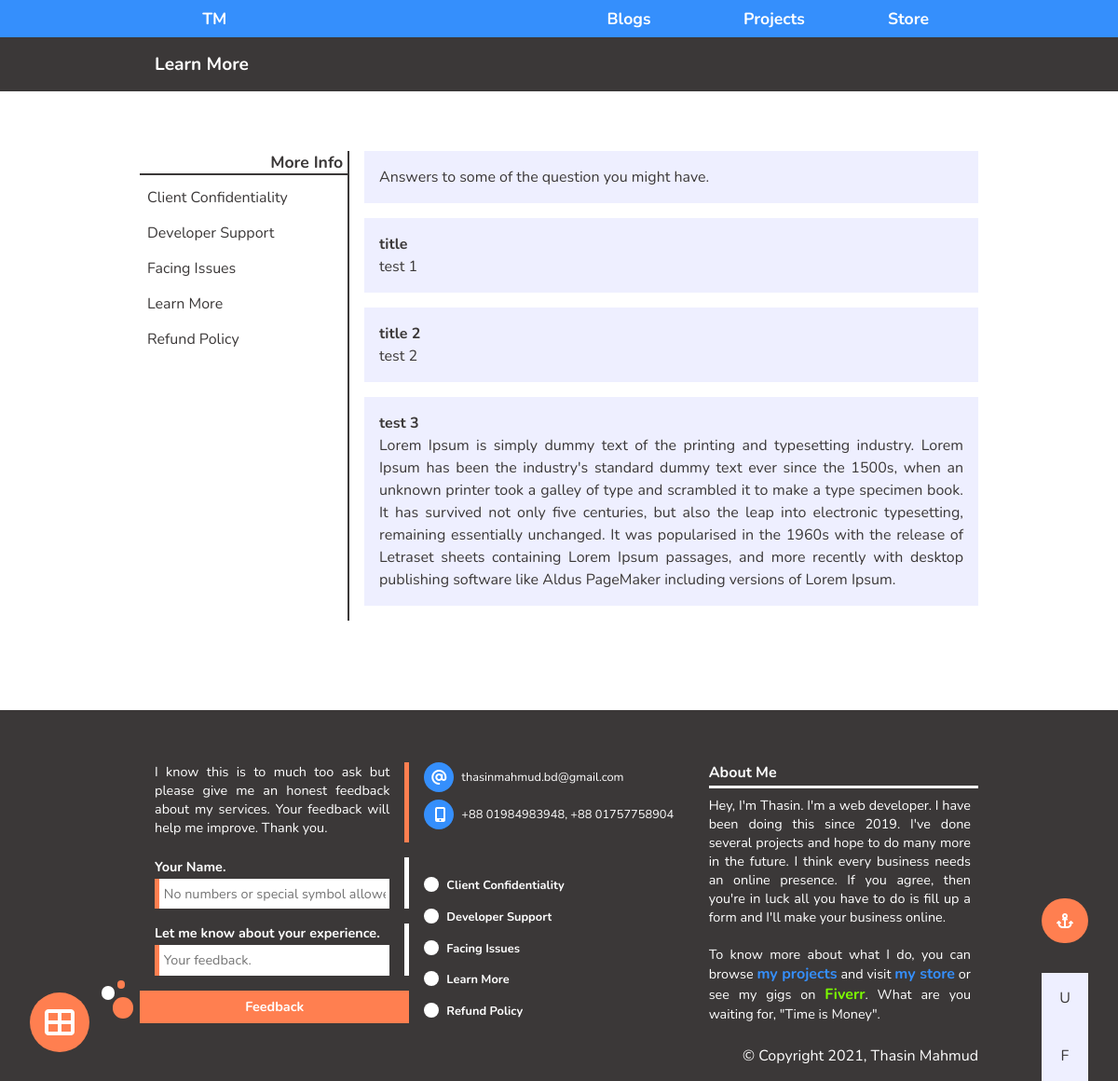
The page /666.4_learn_more.php on the database its author committed.
### tables this page shows
CREATE TABLE `learn_more_table` (
  `learn_more_article_id` int(11) NOT NULL,
  `learn_more_article_title` varchar(50) NOT NULL,
  `learn_more_article` text NOT NULL
);

CREATE TABLE `basic_info_table` (
  `id` int(11) NOT NULL,
  `name` varchar(30) NOT NULL,
  `about` text NOT NULL,
  `email` varchar(50) NOT NULL,
  `number_1` varchar(20) NOT NULL,
  `number_2` varchar(20) NOT NULL,
  `fb` varchar(100) NOT NULL,
  `fb_page` varchar(100) NOT NULL,
  `insta` varchar(100) NOT NULL,
  `linkedin` varchar(100) NOT NULL,
  `pinterest` varchar(100) NOT NULL,
  `github` varchar(100) NOT NULL,
  `fiverr` varchar(100) NOT NULL
);

### Dynamic/CRUD_dynamic.php (called while the page is built, shortened)
<?php
class Database{
    public function connect(){
        $this->host_name = "localhost";
        $this->user_name = "root";
        $this->password = "";
        $this->database_name = "personal_portfolio";
        $connection = mysqli_connect($this->host_name, $this->user_name, $this->password, $this->database_name);
        if($connection == false){
            mysqli_connect_error();
            die("We have a problem! Check CRUD_dynamic.");
        }
        else{
            return $connection;
        }
    }
    public function read($query){
        $con = $this->connect();
        $result =mysqli_query($con, $query);
            if(!$result){
                return false;
            }
            else{
                return $result;
            }
    }
}
?>

### 666.4_learn_more.php (the view, shortened to what this page needs)
<?php include 'Dynamic/actions_dynamic.php'; ?>
<!doctype html>
<html lang="en">
  <head>
    <link rel="stylesheet" href="Design/Owl_carousel/owl.carousel.css">
    <link rel="stylesheet" href="Design/Owl_carousel/owl.theme.green.css">
    <link rel="stylesheet" href="Design/Global/00_basic_style.css">
    <link rel="stylesheet" href="Design/Global/01_header_style.css">
    <link rel="stylesheet" href="Design/Global/02_navbar_style.css">
    <link rel="stylesheet" href="Design/Global/03_forms_style.css">
    <link rel="stylesheet" href="Design/Global/04_footer_style.css">
    <link rel="stylesheet" href="Design/Global/05_side_bar_style.css">
    <link rel="stylesheet" href="Design/Global/06_anchor_bar_style.css">
    <link rel="stylesheet" href="Design/Global/07_policy_style.css">
    <link rel="stylesheet" href="Design/frame_style.css">
    <link rel="stylesheet" href="Design/Responsive/01_header_res.css">
    <link rel="stylesheet" href="Design/Responsive/02_navbar_res.css">
    <link rel="stylesheet" href="Design/Responsive/frame_res.css">
    <link rel="stylesheet" href="Design/Responsive/04_footer_res.css">
    <link rel="stylesheet" href="https://unpkg.com/aos@next/dist/aos.css" />
  </head>
  <body>
    <?php include 'Includable_portions/02_navbar.php'; ?>
    <div class="secondary_navbar_container">
        <div class="secondary_navbar">
            <p class="sub_page_name" id="U">Learn More</p>
        </div>
    </div>
    <div class="frame_container">
        <div class="frame">
            <?php include 'Includable_portions/666.0_frame_left_section.php'; ?>
            <div class="frame_right_section">
                   <p class="policy_design">Answers to some of the question you might have.</p>
                    <div>
                        <?php
                        $query_to_read_learn_more_table = "SELECT * FROM learn_more_table;";
                        $read_learn_more = new Database();
                        $learn_more = $read_learn_more->read($query_to_read_learn_more_table);
                        foreach($learn_more as $row){
                        ?>
                        <p class="policy_design policy"><span class="title"><b><?php echo $row['learn_more_article_title'] ?></b></span><br><?php echo $row['learn_more_article'] ?></p>
                        <?php } ?>
                    </div>
            </div>
        </div>
    </div>
    <?php include 'Includable_portions/03_fixed_sidebar.php'; ?>
    <div class="fixed_anchor_btns">
       <p><i class="fas fa-anchor"></i></p>
       <div class="fixed_target_btns">
            <a href="#U" class="anchor_btn up">U</a>
            <a href="#F" class="anchor_btn feedback">F</a>
       </div>
    </div>
    <?php include 'Includable_portions/04_footer.php'; ?>
  </body>
</html>

### Includable_portions/04_footer.php
<footer>
    <div class="footer_container" id="F">
       <div class="footer_top">
           <form action="Dynamic/actions_dynamic.php" method="post" class="feedback_form">
               <p>I know this is to much too ask but please give me an honest feedback about my services. Your feedback will help me improve. Thank you.</p>
               <div class="feedback_form_section">
                   <label class="label feedback_label" for="feedback">Your Name.</label>
                   <input class="input feedback_input" type="text" name="feedback_provider" required placeholder="No numbers or special symbol allowed.">
               </div>
               <div class="feedback_form_section">
                   <label class="label feedback_label" for="feedback">Let me know about your experience.</label>
                   <input class="input feedback_input" type="text" name="feedback" required placeholder="Your feedback.">
               </div>
               <button class="feedback_btn" name="feedback_btn" type="submit">Feedback</button>
           </form>
           <div class="footer_middle">
            <?php
                    $query_to_read_basic_info = "SELECT * FROM basic_info_table;";
                    $read_basic_info = new Database();
                    $basic_info = $read_basic_info->read($query_to_read_basic_info);
                    while($row = mysqli_fetch_assoc($basic_info)){
                        $data[] = $row;
                    }
            ?>
               <div class="footer_info">
                     <div>
                       <i class="fas fa-at footer_info_email"></i><p><?php echo $data[0]['email']; ?></p>
                     </div>
                     <div>
                       <i class="fas fa-mobile-alt footer_info_mobile"></i><p>+88 <?php echo $data[0]['number_1']; ?>, +88 <?php echo $data[0]['number_2']; ?></p>
                     </div>
               </div>
               <div class="footer_ancors">
                   <a class="footer_ancors_a" href="666.1_client_confidentiality.php">Client Confidentiality</a>
                   <a class="footer_ancors_a" href="666.2_developer_support.php">Developer Support</a>
                   <a class="footer_ancors_a" href="666.3_facing_issues.php?message=Please be as descriptive as possible.">Facing Issues</a>
                   <a class="footer_ancors_a" href="666.4_learn_more.php">Learn More</a>
                   <a class="footer_ancors_a" href="666.5_refund_policy.php">Refund Policy</a>
               </div>
            </div>
            <div class="footer_left">
               <h1>About Me</h1>
                <p>Hey, I'm Thasin. I'm a web developer. I have been doing this since 2019. I've done several projects and hope to do many more in the future. I think every business needs an online presence. If you agree, then you're in luck all you have to do is fill up a form and I'll make your business online. <br><br>
                To know more about what I do, you can browse <a class="footer_about_link_blue" href="Sub_pages/1_projects.php">my projects</a> and visit <a class="footer_about_link_blue"  href="Sub_pages/2_store.php">my store</a> or see my gigs on <a class="footer_about_link_green" target="_blank"  href="https://www.fiverr.com/thasin_bd?up_rollout=true">Fiverr</a>. What are you waiting for, "Time is Money".</p>
            </div>
       </div>
        <small>&copy; Copyright 2021, Thasin Mahmud</small>
    </div>
</footer>

### Design/Global/00_basic_style.css (style rules this page uses)
* { padding:0px; margin: 0px; color: #3B3838; text-decoration: none; font-size: 1rem; font-family: 'Nunito', sans-serif; overflow-x: hidden; scroll-behavior: smooth; }

### Design/Global/03_forms_style.css (style rules this page uses)
.label { font-weight: bold; }
.input { padding:.2rem; border-radius: 5px; border:2px solid #358ffc; }

### Design/Global/04_footer_style.css (style rules this page uses)
footer { background-color: #3B3838; padding:3.5rem 0rem .5rem 0rem;; margin-top:5rem; }
.footer_container { width:75vw; margin:auto; display:grid; grid-template-columns: 1fr; grid-gap:1rem; color:#fff; position:relative; padding: 0rem 3rem; }
.footer_top { display:grid; grid-template-columns: 1fr 1fr 1fr; grid-gap:1rem; }
.feedback_form { display:grid; grid-template-columns: 1fr; grid-gap:1rem; }
.feedback_form p { text-align: justify; padding:0rem 1rem; border-right: 5px solid coral; font-size: .9rem; color:#fff; }
.feedback_form_section { display:grid; grid-template-columns: 1fr; padding:0rem 1rem; border-right: 5px solid #fff; }
.feedback_label { font-size: .9rem; color:#fff; }
.feedback_input { font-size: .9rem; border:0rem; padding:.3rem; border-left: 5px solid coral; border-radius: 0px; }
.feedback_btn { background-color: coral; border:0px; padding:.3rem; color:#fff; font-weight: bold; font-size: .9rem; cursor: pointer; transition: 200ms ease-in; }
.feedback_btn::before { content:""; position:absolute; left:19px; border-radius: 50px; box-shadow: -16px -16px 0px -4px #fff, -2px -25px 0px -7px coral; padding: .7rem; background-color: coral; transition: 200ms ease-in; }
.footer_ancors { display:grid; grid-gap:.5rem; }
.footer_ancors_a { color:#fff; font-weight: bold; font-size: .8rem; justify-self: start; padding-left:1.5rem; position: relative; align-self: center; }
.footer_ancors_a::before { content: ""; position: absolute; left:0; height: 1rem; width:1rem; border-radius: 100%; background-color: #fff; transition: 200ms ease-in; }
.footer_middle { display: grid; grid-template-columns: 1fr; }
.footer_middle p { display:grid; padding-left:.5rem; color:#fff; font-size: .8rem; align-self: center; }
.footer_info_email { color:#fff; font-size: 1rem; background-color: #358ffc; padding:.5rem; border-radius: 50px; }
.footer_info_mobile { color:#fff; font-size: 1rem; background-color: #358ffc; padding:.5rem .7rem; border-radius: 50px; }
.footer_info { display:block; }
.footer_info div { display:grid; grid-template-columns:2rem 1fr; margin-bottom:.5rem; }
.footer_left h1 { color:#fff; border-bottom: 3px solid #fff; padding:0rem .5rem .2rem 0rem; }
.footer_left p { color:#fff; font-size: .9rem; margin-top:.5rem; text-align: justify; padding:0rem .5rem 0rem 0rem; }
.footer_about_link_green { color:lawngreen; font-weight: bold; }
.footer_about_link_blue { color:#358ffc; font-weight: bold; }
small { text-align: end; padding:.5rem 0rem; color:#fff; }

### Design/Global/06_anchor_bar_style.css (style rules this page uses)
.fixed_anchor_btns { position: fixed; z-index: 100; bottom: 0rem; right: 32px; display: grid; grid-template-columns: 1fr; background-color: transparent; transition: 300ms ease-in; }
.fixed_target_btns { display: grid; grid-template-columns: 1fr; grid-gap: 0.5rem; background-color: #eeefff; transition: 300ms ease-in; }
.fixed_anchor_btns p { display: grid; background-color: coral; padding: 1rem; text-align: center; align-self: center; cursor: pointer; margin-bottom: 2rem; border-radius: 50px; }
.fixed_anchor_btns p i { font-size: 1rem; font-weight: bold; color: #fff; text-align: center; cursor: pointer; }
.anchor_btn { font-size: 1rem; padding: 1rem; text-align: center; transition: 300ms ease-in; }
.feedback::before { display: grid; align-self: center; content: "Feedback"; position: fixed; background-color: #fff; right: 32px; font-size: 0.8rem; padding: 0.5rem; color: #3b3838; opacity: 0; cursor: default; transition: 300ms ease-in; }
.up::before { display: grid; align-self: center; content: "Up"; position: fixed; background-color: #fff; right: 32px; font-size: 0.8rem; padding: 0.5rem; color: #3b3838; opacity: 0; cursor: default; transition: 300ms ease-in; }

### Design/Global/07_policy_style.css (style rules this page uses)
.policy_design { padding:1rem; margin-left:1rem; background-color: #eeefff; line-height: 1.5rem; }
.policy { line-height: 1.5rem; font-size: 1rem; text-align: justify; margin-bottom: 1rem; overflow-y: hidden; }

### rows shown on the page
learn_more_table: learn_more_article_title "title", learn_more_article "test 1"
learn_more_table: learn_more_article_title "title 2", learn_more_article "test 2"
learn_more_table: learn_more_article_title "test 3", learn_more_article "Lorem Ipsum is simply dummy text of the printing and typesetting industry. Lorem Ipsum has been the industry's standard dummy text ever since the 1500s, when an unknown printer took a galley of type and scrambled it to make a type specimen book. It has survived not only five centuries, but also the leap into electronic typesetting, remaining essentially unchanged. It was popularised in the 1960s with the release of Letraset sheets containing Lorem Ipsum passages, and more recently with desktop publishing software like Aldus PageMaker including versions of Lorem Ipsum."
basic_info_table: email "thasinmahmud.bd@gmail.com", number_1 "01984983948", number_2 "01757758904"
